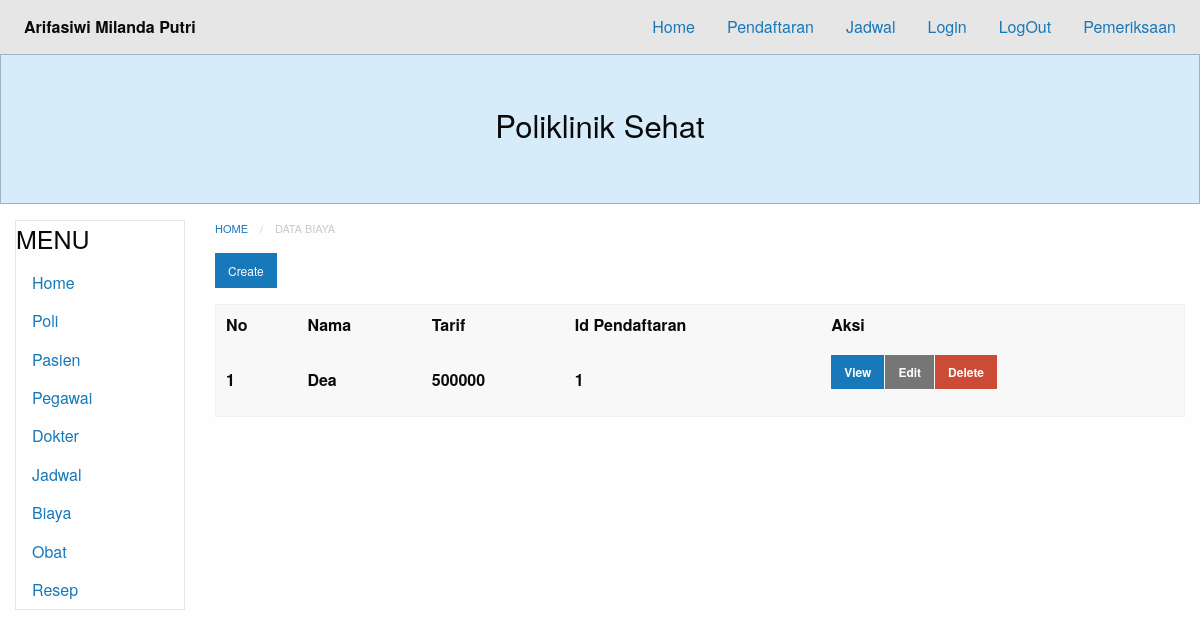
The page /?module=biaya on the database as committed earlier.
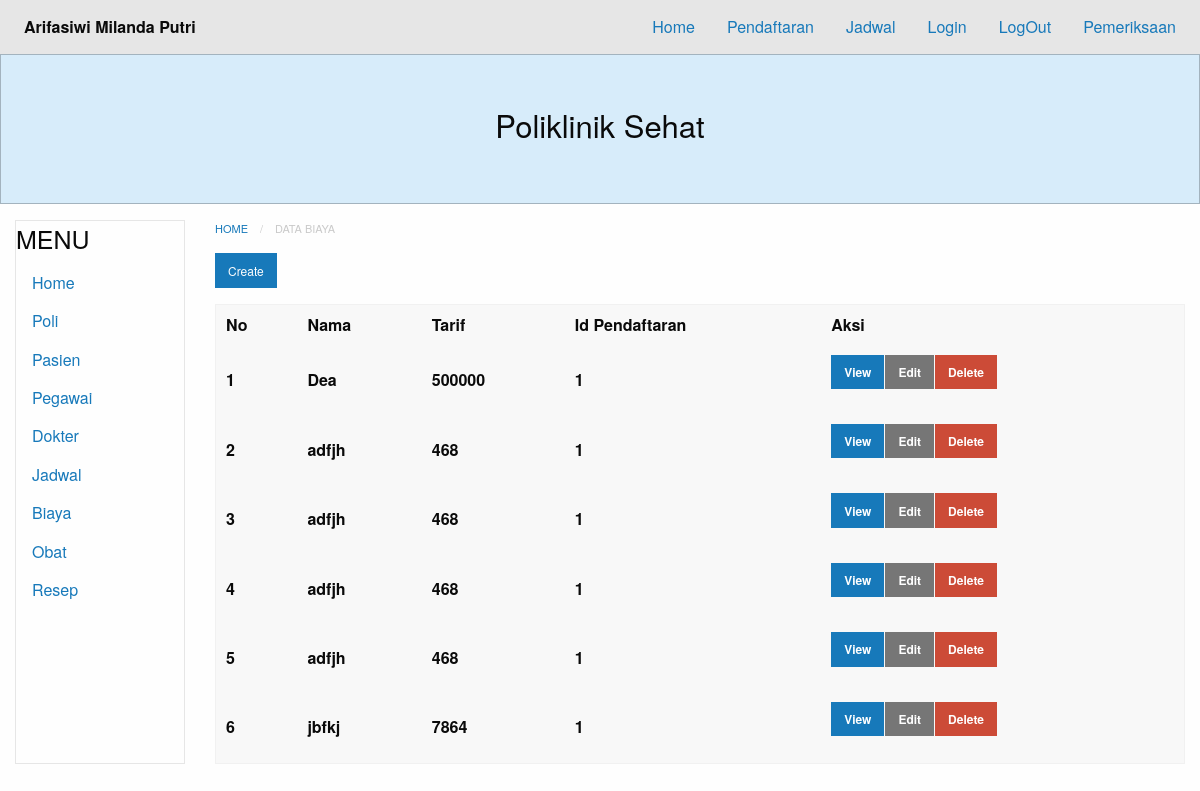
The same page on the database as committed later.
### tables this page shows
CREATE TABLE `biaya` (
  `id` int(11) NOT NULL,
  `nama` varchar(255) NOT NULL,
  `tarif` varchar(255) NOT NULL,
  `pendaftaran_id` int(11) NOT NULL
);

### database.php (called while the page is built, shortened)
<?php
class Database {
	private $db_host = "localhost";
	private $db_user = "root";
	private $db_pass = "";
	private $db_name = "07_arifasiwimp_poliklinik";
	var $con = false;
    var $myconn = "";
	var $result = array();
    function __construct() {
        if(!$this->con){
            $this->myconn = new mysqli($this->db_host, $this->db_user, $this->db_pass, $this->db_name);
            if($this->myconn->connect_errno > 0){
                array_push($this->result, $this->myconn->connect_error);
                return false;
            }else{
                $this->myconn->set_charset('utf8');
                $this->con = true;
                return true;
            }
        } else {
            return true;
        }
    }
	public function select($table, $rows = '*', $join = null,$join2 = null,$join3 = null,$join4 = null, $join5 = null, $join6 = null, $where = null, $order = null, $limit = null){
		$q = 'SELECT '.$rows.' FROM '.$table;
        if($this->tableExists($table)){
        	$query = $this->myconn->query($q);
			if($query){
				$this->numResults = $query->num_rows;
				for($i = 0; $i < $this->numResults; $i++){
					$r = $query->fetch_array();
                	$key = array_keys($r);
                	for($x = 0; $x < count($key); $x++){
                    	if(!is_int($key[$x])){
                    		if($query->num_rows >= 1){
                    			$this->result[$i][$key[$x]] = $r[$key[$x]];
							}else{
								$this->result[$i][$key[$x]] = null;
							}
						}
					}
				}
				return true;
			}else{
				array_push($this->result, $this->myconn->error);
				return false;
			}
      	}else{
      		return false;
    	}
    }
	private function TableExists($table) {
    	$res = $this->myconn->query('SHOW TABLES LIKE "'.$table.'"');
    	if(isset($res->num_rows)) {
        	return $res->num_rows > 0 ? true : false;
    	} else {
    		array_push($this->result, $table." does not exist in this database");
    		return false;
    	}
	}
    public function getResult(){
        $val = $this->result;
        $this->result = array();
        return $val;
    }
}

### modules/biaya/biaya-index.php (the view)
<nav aria-label="You are here:" role="navigation">
  <ul class="breadcrumbs">
    <li><a href="?module=home">Home</a></li>
    <li class="disabled">Data Biaya</li>
  </ul>
</nav>
<a href="?module=biaya-create" class="small button">Create</a>
  <table>
      <thead>
          <tr>
		      <th>No</th>
		      <th>Nama </th>
		      <th>Tarif</th>
		      <th>Id Pendaftaran</th>
		      <th>Aksi</th>
	      </tr>
          <?php
    require_once("database.php");
    $db=new Database();
    $db->select('biaya', 'id, nama, tarif, pendaftaran_id');
    $res=$db->getResult();
      if(count($res) == 0){
          echo "<b>Tidak ada data yang tersedia</b>";
      }else{
          foreach ($res as &$r){?>
          <tr>
              <td><?php echo $r['id'] ?></td>
              <td><?php echo $r['nama'] ?></td>
              <td><?php echo $r['tarif'] ?></td>
              <td><?php echo $r['pendaftaran_id'] ?></td>
              <td>
                  <div class="small button-group">
                      <a href="?module=biaya-show?id=<?php echo $r['id']; ?>" class=" button">View</a>
                      <a href="?module=biaya-edit?id=<?php echo $r['id']; ?>" class="secondary button">Edit</a>
                      <a href="?module=biaya-delete&id=<?php echo $r['id']; ?>"onClick='return confirm("Apakah yakin menghapus?")' class="alert button">Delete</a>
                  </div>
              </td>
          </tr>
<?php
                }
            }
            ?>
</table>

Rows that differ between the two databases and show on the page:
added biaya: id "2", nama "adfjh", tarif "468", pendaftaran "1"
added biaya: id "3", nama "adfjh", tarif "468", pendaftaran "1"
added biaya: id "4", nama "adfjh", tarif "468", pendaftaran "1"
added biaya: id "5", nama "adfjh", tarif "468", pendaftaran "1"
added biaya: id "6", nama "jbfkj", tarif "7864", pendaftaran "1"
